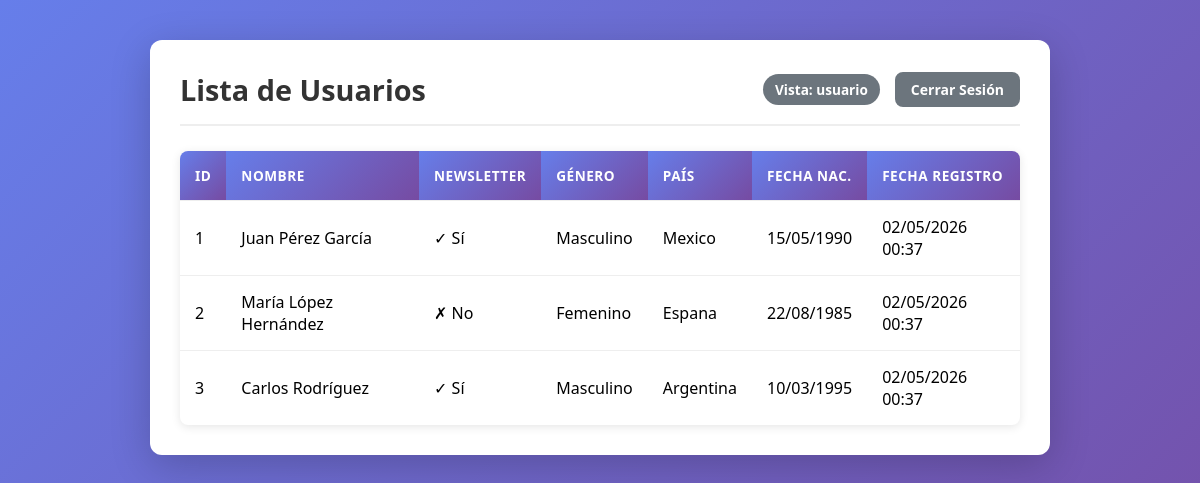
/lista_vista.php (signed in), run on the app's committed database.
### tables this page shows
CREATE TABLE `Usuarios` (
  `id` int(11) NOT NULL AUTO_INCREMENT,
  `nombre` varchar(100) NOT NULL,
  `newsletter` tinyint(1) NOT NULL DEFAULT 0,
  `genero` varchar(10) NOT NULL,
  `pais` varchar(50) NOT NULL,
  `fecha_nacimiento` date NOT NULL,
  `fecha_registro` timestamp NULL DEFAULT current_timestamp(),
  PRIMARY KEY (`id`)
);

### lista_vista.php (the view, shortened to what this page needs)
<?php
$conn = getConnection();
$sql = "SELECT * FROM Usuarios ORDER BY fecha_registro DESC";
$resultado = $conn->query($sql);
?>
<!DOCTYPE html>
<html lang="es">
<head>
    <link rel="stylesheet" href="styles.css">
</head>
<body>
    <div class="container container-wide">
        <div class="header">
            <h2>Lista de Usuarios</h2>
            <div class="user-info">
                <span class="user-badge badge-vista">Vista:
                    <?php echo htmlspecialchars($_SESSION['username']); ?>
                </span>
                <a href="logout.php" class="btn btn-secondary btn-sm">Cerrar Sesión</a>
            </div>
        </div>
        <?php if ($resultado->num_rows > 0): ?>
            <table>
                <thead>
                    <tr>
                        <th>ID</th>
                        <th>Nombre</th>
                        <th>Newsletter</th>
                        <th>Género</th>
                        <th>País</th>
                        <th>Fecha Nac.</th>
                        <th>Fecha Registro</th>
                    </tr>
                </thead>
                <tbody>
                    <?php while ($fila = $resultado->fetch_assoc()): ?>
                        <tr>
                            <td>
                                <?php echo $fila['id']; ?>
                            </td>
                            <td>
                                <?php echo htmlspecialchars($fila['nombre']); ?>
                            </td>
                            <td>
                                <?php echo $fila['newsletter'] ? '✓ Sí' : '✗ No'; ?>
                            </td>
                            <td>
                                <?php echo ucfirst(htmlspecialchars($fila['genero'])); ?>
                            </td>
                            <td>
                                <?php echo ucfirst(htmlspecialchars($fila['pais'])); ?>
                            </td>
                            <td>
                                <?php echo date('d/m/Y', strtotime($fila['fecha_nacimiento'])); ?>
                            </td>
                            <td>
                                <?php echo date('d/m/Y H:i', strtotime($fila['fecha_registro'])); ?>
                            </td>
                        </tr>
                    <?php endwhile; ?>
                </tbody>
            </table>
        <?php else: ?>
            <div class="message">
                <p>No hay usuarios registrados.</p>
            </div>
        <?php endif; ?>
    </div>
</body>
</html>

### styles.css (style rules this page uses)
* { margin: 0; padding: 0; box-sizing: border-box; }
body { font-family: 'Segoe UI', Tahoma, Geneva, Verdana, sans-serif; background: linear-gradient(135deg, #667eea 0%, #764ba2 100%); min-height: 100vh; padding: 40px 20px; }
.container { max-width: 500px; margin: 0 auto; padding: 30px; background-color: #ffffff; border-radius: 12px; box-shadow: 0 10px 40px rgba(0, 0, 0, 0.2); }
.container-wide { max-width: 900px; }
h2 { color: #333; margin-bottom: 25px; text-align: center; font-size: 1.8rem; }
.btn { display: inline-block; padding: 12px 24px; border: none; border-radius: 8px; font-size: 1rem; font-weight: 600; cursor: pointer; transition: all 0.3s ease; text-decoration: none; text-align: center; }
.btn-secondary { background: #6c757d; color: white; }
.btn-sm { padding: 8px 16px; font-size: 0.875rem; }
table { width: 100%; border-collapse: collapse; margin-top: 20px; background: white; border-radius: 8px; overflow: hidden; box-shadow: 0 2px 10px rgba(0, 0, 0, 0.1); }
th, td { padding: 15px; text-align: left; border-bottom: 1px solid #eee; }
th { background: linear-gradient(135deg, #667eea 0%, #764ba2 100%); color: white; font-weight: 600; text-transform: uppercase; font-size: 0.85rem; letter-spacing: 0.5px; }
tr:last-child td { border-bottom: none; }
.header { display: flex; justify-content: space-between; align-items: center; margin-bottom: 25px; padding-bottom: 15px; border-bottom: 2px solid #eee; }
.header h2 { margin: 0; text-align: left; }
.user-info { display: flex; align-items: center; gap: 15px; }
.user-badge { padding: 6px 12px; border-radius: 20px; font-size: 0.85rem; font-weight: 600; }
.badge-vista { background: #6c757d; color: white; }

### data on the page
usuarios: id "1", nombre "Juan Pérez García", newsletter "✓ Sí", genero "Masculino", pais "Mexico", fecha_nacimiento "15/05/1990", fecha_registro "02/05/2026 00:37"
usuarios: id "2", nombre "María López Hernández", newsletter "✗ No", genero "Femenino", pais "Espana", fecha_nacimiento "22/08/1985", fecha_registro "02/05/2026 00:37"
usuarios: id "3", nombre "Carlos Rodríguez", newsletter "✓ Sí", genero "Masculino", pais "Argentina", fecha_nacimiento "10/03/1995", fecha_registro "02/05/2026 00:37"

### other printed values
$_SESSION['username'] "usuario"
